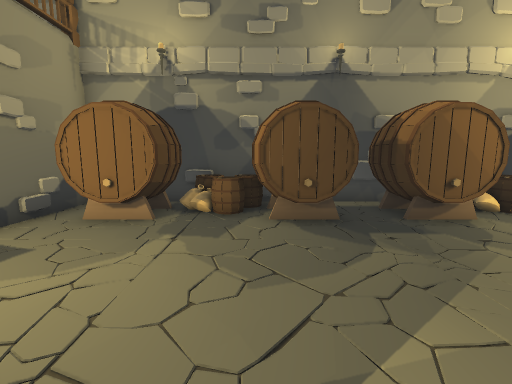
View 1 (above)

18 first-person views from a walk through a Unity game level. The camera is 1.5 m above the floor, tilts 8° down and sees 90° across. Doors are open. The floor is counted in squares, 1 m on a side. Each view is taken from the middle of a square. On the plan, view 1 faces up. The plan holds only what a view shows up to about 13 squares ahead; the rest is blank. The place goes on beyond the plan. The player character is not drawn. Some animated figures are left out.

View 2
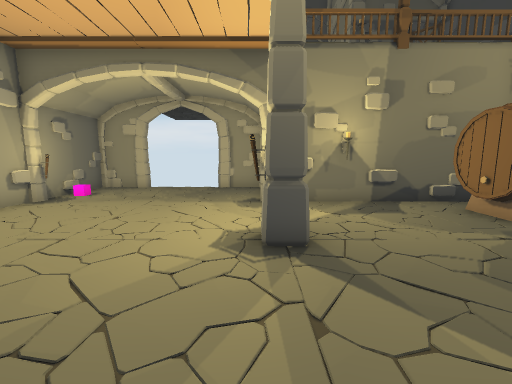

View 3
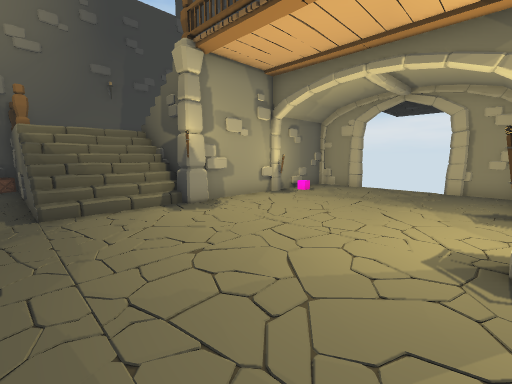

View 4
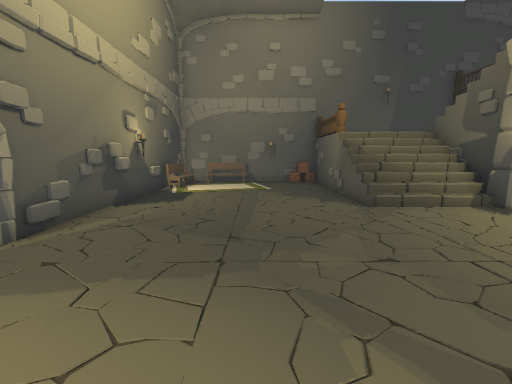

View 5
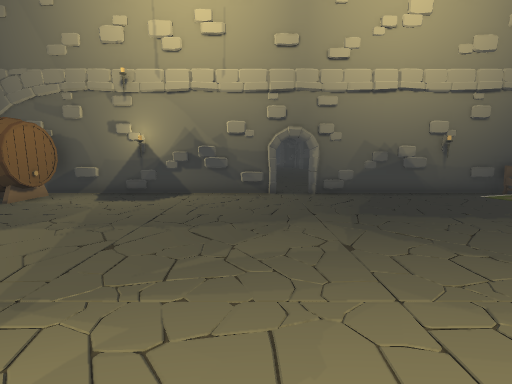

View 6
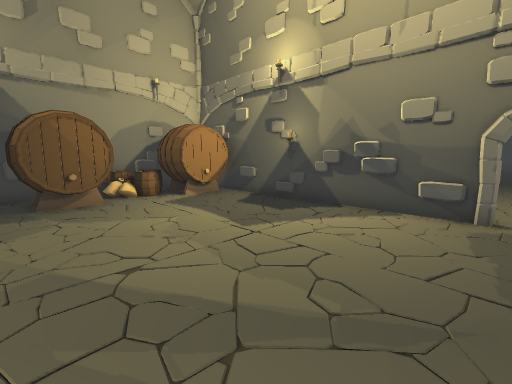

View 7
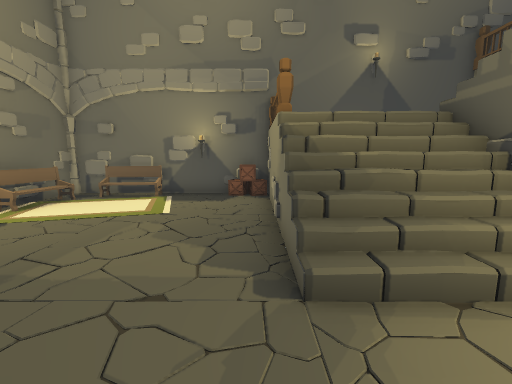

View 8
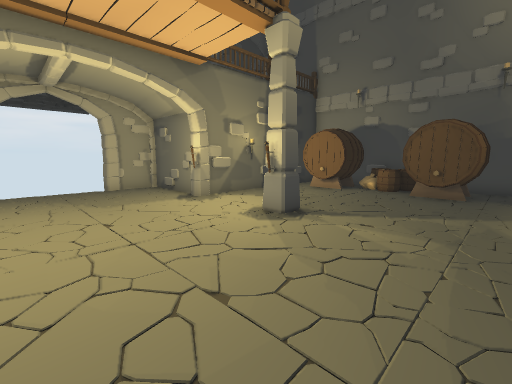

View 9
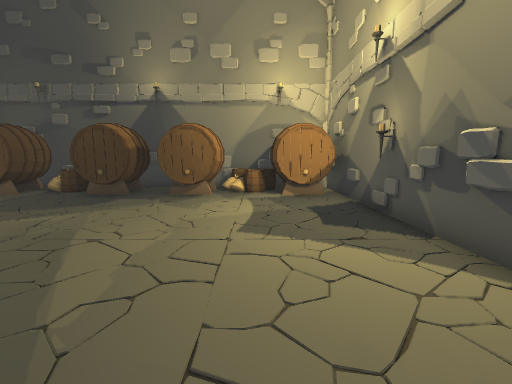

View 10
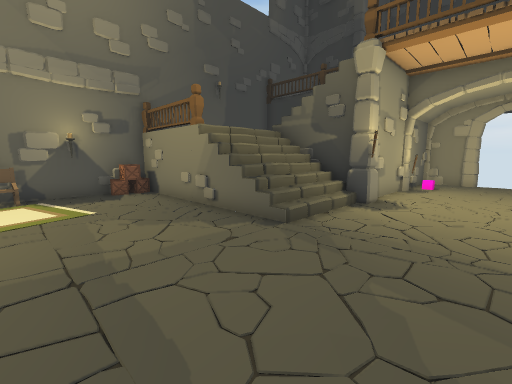

View 11
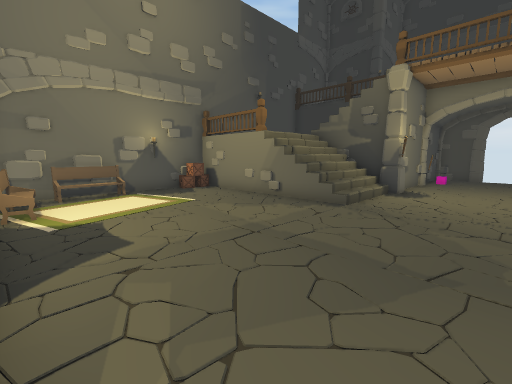

View 12
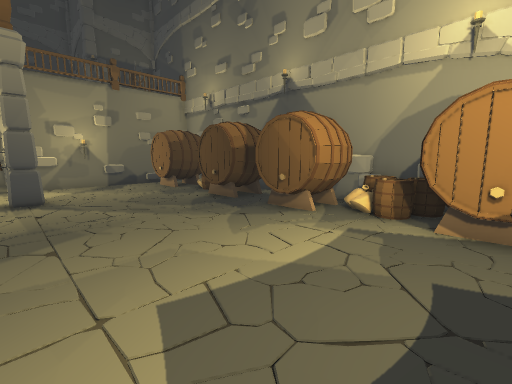

View 13
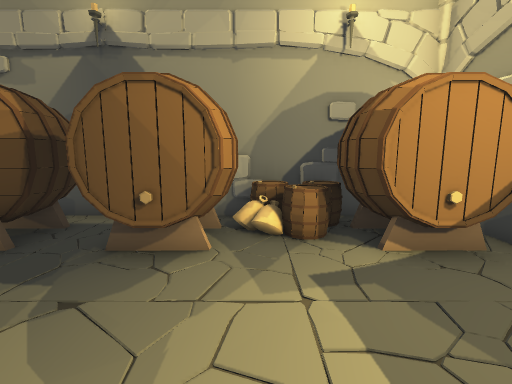

View 14
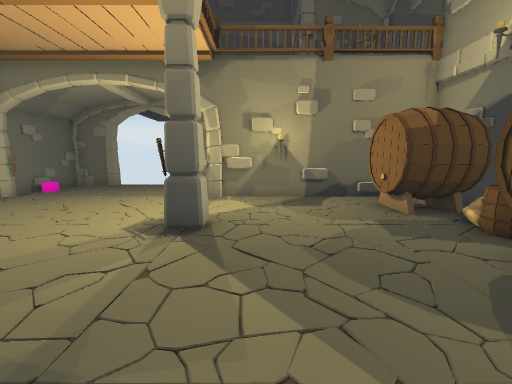

View 15
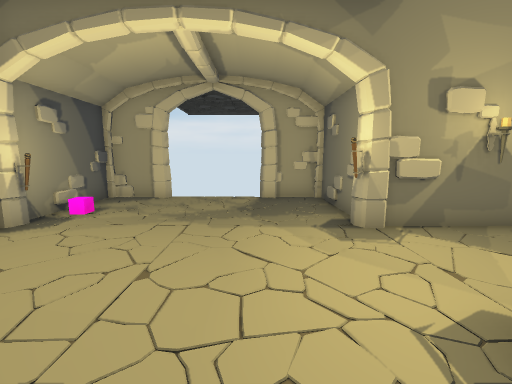

View 16
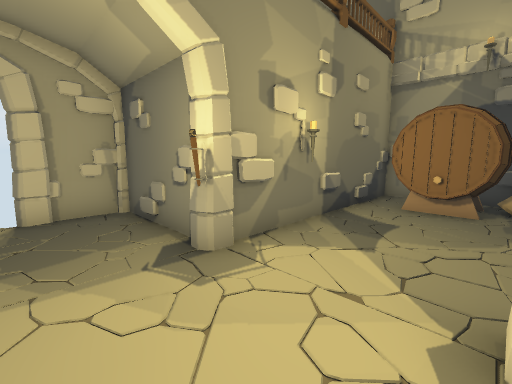

View 17
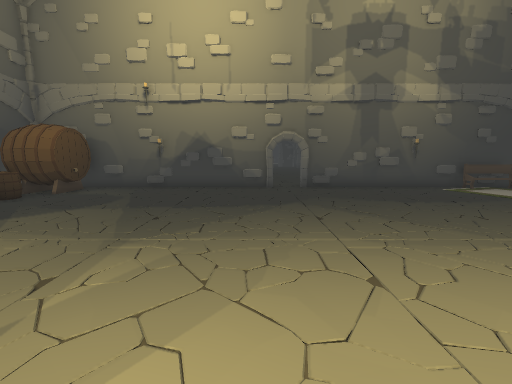

View 18
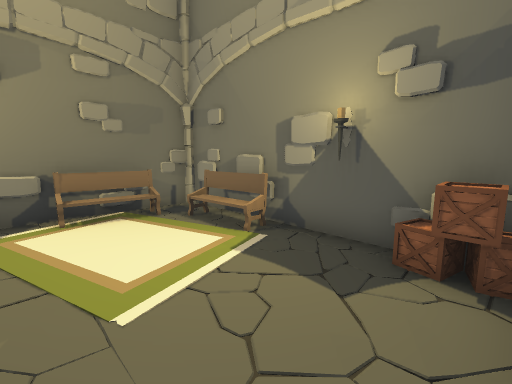

### Floor plan
Points are (right, up) in squares from view 1. A wall is a line through its corners. A room is listed if a view was taken in it or the views show most of it. See-through windows are left out.
Room 1 (views 1, 2, 3, 4, 5, 6, 7, 8, 9, 10, 11, 12, 13, 14, 15, 16, 17, 18)
walls: (2.5, -8.5) (2.5, -15.4) (10.4, -15.4) (10.4, -4.5); (-0.4, -8.7) (0.5, -8.7); (-5.1, 0.2) (-5.6, 0); (-1.5, -9) (2.5, -9); (-1.6, -9.5) (2.5, -9.5); (10.4, -2.6) (10.4, 8.1); (10.4, 0.7) (10.3, 1.4); (-5.7, -6.9) (-5.1, -7.4) (-2.4, -7.4); (-5.7, -7.1) (-5.2, -7.2); (0, 8.4) (-5.4, 8.4) (-5.4, 0.4) (-9.2, 0.4) (-9.4, -0.6); (-9.4, 0.4) (-9.4, -1.7); (-9.4, -5.2) (-9.4, -7.4) (-5.9, -7.4); (8.4, 8.4) (1.5, 8.4); (9.1, -15.2) (9.9, -15.3)
low walls: (1.7, -7.7) (2.4, -7.7); (-0.5, -7.4) (1.8, -7.4); (0, -7.7) (0.8, -7.7); (0.9, -8.2) (2, -8.2); (-0.5, -8) (2.5, -8); (-0.5, -8.2) (0, -8.2); (-1.5, -8.2) (-0.7, -8.2); (-1.5, -8.5) (2.5, -8.5)
ways out: open door at (-9.3, -3.2); gap at (11.3, -3.3)
objects: barrel (-4, 6) to (-2, 7); railing (-2, -8); railing (-2, 0); barrel (-2, 7) to (-2, 8); pillar (-1, -8) to (-1, -7); pillar (-1, 0) to (-1, 1); barrel (-1, 7) to (0, 7); barrel (-1, 8) to (0, 8); barrel (0, 6) to (2, 8); crate (3, -15); barrel (3, 6) to (5, 8); crate (4, -15); barrel (6, 7) to (7, 8); barrel (7, 7); bench (8, -15); barrel (8, 6) to (10, 8); barrel (8, 7) to (8, 8); bench (10, -13) to (10, -12)

Positions as (right, up) in squares from view 1, and headings:
1: (0, 0), facing up
2: (3, 0), facing left
3: (3, 0), facing down-left
4: (6, 0), facing down
5: (0, -2), facing right
6: (3, -3), facing up-right
7: (3, -5), facing down
8: (3, -5), facing up-left
9: (7, -4), facing up
10: (7, -4), facing down-left
11: (10, -4), facing down-left
12: (9, 0), facing up-left
13: (6, 2), facing up
14: (4, 2), facing left
15: (0, -2), facing left
16: (-2, -2), facing up-left
17: (-2, -2), facing right
18: (3, -11), facing down-right
